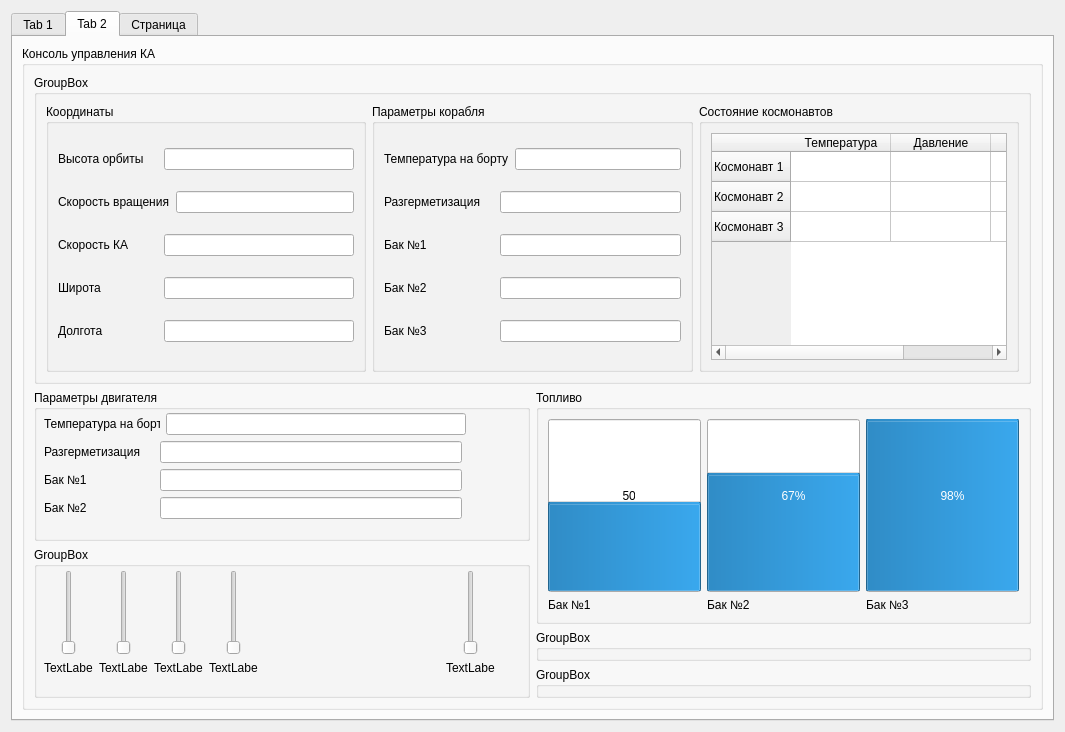
<?xml version="1.0" encoding="UTF-8"?>
<ui version="4.0">
 <class>Dialog</class>
 <widget class="QDialog" name="Dialog">
  <property name="geometry">
   <rect>
    <x>0</x>
    <y>0</y>
    <width>1065</width>
    <height>731</height>
   </rect>
  </property>
  <property name="windowTitle">
   <string>Dialog</string>
  </property>
  <layout class="QHBoxLayout" name="horizontalLayout_2">
   <item>
    <widget class="QTabWidget" name="tabWidget">
     <property name="currentIndex">
      <number>1</number>
     </property>
     <widget class="QWidget" name="tab">
      <attribute name="title">
       <string>Tab 1</string>
      </attribute>
      <layout class="QHBoxLayout" name="horizontalLayout_11">
       <item>
        <layout class="QVBoxLayout" name="verticalLayout_4">
         <item>
          <layout class="QHBoxLayout" name="horizontalLayout_3">
           <item>
            <spacer name="horizontalSpacer">
             <property name="orientation">
              <enum>Qt::Horizontal</enum>
             </property>
             <property name="sizeHint" stdset="0">
              <size>
               <width>196</width>
               <height>328</height>
              </size>
             </property>
            </spacer>
           </item>
           <item>
            <widget class="QGroupBox" name="groupBox">
             <property name="title">
              <string>GroupBox</string>
             </property>
             <layout class="QVBoxLayout" name="verticalLayout">
              <item>
               <widget class="QRadioButton" name="radioButton">
                <property name="text">
                 <string>RadioButton</string>
                </property>
               </widget>
              </item>
              <item>
               <widget class="QRadioButton" name="radioButton_3">
                <property name="text">
                 <string>RadioButton</string>
                </property>
               </widget>
              </item>
              <item>
               <widget class="QRadioButton" name="radioButton_2">
                <property name="text">
                 <string>RadioButton</string>
                </property>
               </widget>
              </item>
             </layout>
            </widget>
           </item>
          </layout>
         </item>
         <item>
          <layout class="QHBoxLayout" name="horizontalLayout_10">
           <item>
            <widget class="QGroupBox" name="groupBox_2">
             <property name="title">
              <string>GroupBox</string>
             </property>
             <layout class="QVBoxLayout" name="verticalLayout_3">
              <item>
               <widget class="QCheckBox" name="checkBox_2">
                <property name="text">
                 <string>CheckBox</string>
                </property>
               </widget>
              </item>
              <item>
               <widget class="QCheckBox" name="checkBox_3">
                <property name="text">
                 <string>CheckBox</string>
                </property>
               </widget>
              </item>
              <item>
               <widget class="QCheckBox" name="checkBox">
                <property name="text">
                 <string>CheckBox</string>
                </property>
               </widget>
              </item>
             </layout>
            </widget>
           </item>
           <item>
            <spacer name="horizontalSpacer_2">
             <property name="orientation">
              <enum>Qt::Horizontal</enum>
             </property>
             <property name="sizeHint" stdset="0">
              <size>
               <width>196</width>
               <height>328</height>
              </size>
             </property>
            </spacer>
           </item>
          </layout>
         </item>
        </layout>
       </item>
       <item>
        <widget class="QToolBox" name="toolBox">
         <property name="currentIndex">
          <number>0</number>
         </property>
         <widget class="QWidget" name="page_3">
          <property name="geometry">
           <rect>
            <x>0</x>
            <y>0</y>
            <width>683</width>
            <height>742</height>
           </rect>
          </property>
          <attribute name="label">
           <string>Авторизация</string>
          </attribute>
          <layout class="QVBoxLayout" name="verticalLayout_2">
           <item>
            <layout class="QHBoxLayout" name="horizontalLayout_6">
             <item>
              <widget class="QLabel" name="label_5">
               <property name="text">
                <string>Фамилия</string>
               </property>
              </widget>
             </item>
             <item>
              <widget class="QLineEdit" name="lineEdit_7"/>
             </item>
            </layout>
           </item>
           <item>
            <layout class="QHBoxLayout" name="horizontalLayout_7">
             <item>
              <widget class="QLabel" name="label_6">
               <property name="text">
                <string>Имя</string>
               </property>
              </widget>
             </item>
             <item>
              <widget class="QLineEdit" name="lineEdit_6"/>
             </item>
            </layout>
           </item>
           <item>
            <layout class="QHBoxLayout" name="horizontalLayout_8">
             <item>
              <widget class="QLabel" name="label_7">
               <property name="text">
                <string>Отчество</string>
               </property>
              </widget>
             </item>
             <item>
              <widget class="QLineEdit" name="lineEdit_5"/>
             </item>
            </layout>
           </item>
           <item>
            <layout class="QHBoxLayout" name="horizontalLayout_9">
             <item>
              <widget class="QLabel" name="label_8">
               <property name="text">
                <string>Телефон</string>
               </property>
              </widget>
             </item>
             <item>
              <widget class="QLineEdit" name="lineEdit_8"/>
             </item>
            </layout>
           </item>
          </layout>
         </widget>
         <widget class="QWidget" name="page_7">
          <attribute name="label">
           <string>Страница</string>
          </attribute>
          <layout class="QHBoxLayout" name="horizontalLayout_13">
           <item>
            <widget class="QPlainTextEdit" name="plainTextEdit"/>
           </item>
          </layout>
         </widget>
         <widget class="QWidget" name="page_4">
          <property name="geometry">
           <rect>
            <x>0</x>
            <y>0</y>
            <width>454</width>
            <height>561</height>
           </rect>
          </property>
          <attribute name="label">
           <string>Календарь</string>
          </attribute>
          <layout class="QVBoxLayout" name="verticalLayout_5">
           <item>
            <widget class="QCalendarWidget" name="calendarWidget"/>
           </item>
          </layout>
          <widget class="QWidget" name="">
           <property name="geometry">
            <rect>
             <x>130</x>
             <y>80</y>
             <width>185</width>
             <height>22</height>
            </rect>
           </property>
           <layout class="QHBoxLayout" name="horizontalLayout">
            <item>
             <widget class="QLabel" name="label">
              <property name="text">
               <string>Фамилия</string>
              </property>
             </widget>
            </item>
            <item>
             <widget class="QLineEdit" name="lineEdit"/>
            </item>
           </layout>
          </widget>
          <widget class="QWidget" name="">
           <property name="geometry">
            <rect>
             <x>116</x>
             <y>220</y>
             <width>190</width>
             <height>22</height>
            </rect>
           </property>
           <layout class="QHBoxLayout" name="horizontalLayout_5">
            <item>
             <widget class="QLabel" name="label_3">
              <property name="text">
               <string>Отчество</string>
              </property>
             </widget>
            </item>
            <item>
             <widget class="QLineEdit" name="lineEdit_3"/>
            </item>
           </layout>
          </widget>
          <widget class="QWidget" name="">
           <property name="geometry">
            <rect>
             <x>160</x>
             <y>150</y>
             <width>160</width>
             <height>22</height>
            </rect>
           </property>
           <layout class="QHBoxLayout" name="horizontalLayout_4">
            <item>
             <widget class="QLabel" name="label_2">
              <property name="text">
               <string>Имя</string>
              </property>
             </widget>
            </item>
            <item>
             <widget class="QLineEdit" name="lineEdit_2"/>
            </item>
           </layout>
          </widget>
          <widget class="QLineEdit" name="lineEdit_4">
           <property name="geometry">
            <rect>
             <x>270</x>
             <y>300</y>
             <width>113</width>
             <height>20</height>
            </rect>
           </property>
          </widget>
          <widget class="QLabel" name="label_4">
           <property name="geometry">
            <rect>
             <x>140</x>
             <y>340</y>
             <width>47</width>
             <height>13</height>
            </rect>
           </property>
           <property name="text">
            <string>Телефон</string>
           </property>
          </widget>
         </widget>
         <widget class="QWidget" name="page_8">
          <attribute name="label">
           <string>Редактор текста</string>
          </attribute>
          <layout class="QHBoxLayout" name="horizontalLayout_12">
           <item>
            <widget class="QTextEdit" name="textEdit">
             <property name="html">
              <string>&lt;!DOCTYPE HTML PUBLIC &quot;-//W3C//DTD HTML 4.0//EN&quot; &quot;http://www.w3.org/TR/REC-html40/strict.dtd&quot;&gt;
&lt;html&gt;&lt;head&gt;&lt;meta name=&quot;qrichtext&quot; content=&quot;1&quot; /&gt;&lt;style type=&quot;text/css&quot;&gt;
p, li { white-space: pre-wrap; }
&lt;/style&gt;&lt;/head&gt;&lt;body style=&quot; font-family:'MS Shell Dlg 2'; font-size:8.25pt; font-weight:400; font-style:normal;&quot;&gt;
&lt;p style=&quot; margin-top:0px; margin-bottom:0px; margin-left:0px; margin-right:0px; -qt-block-indent:0; text-indent:0px;&quot;&gt;Текст&lt;/p&gt;&lt;/body&gt;&lt;/html&gt;</string>
             </property>
            </widget>
           </item>
          </layout>
         </widget>
        </widget>
       </item>
      </layout>
     </widget>
     <widget class="QWidget" name="tab_2">
      <attribute name="title">
       <string>Tab 2</string>
      </attribute>
      <layout class="QVBoxLayout" name="verticalLayout_9">
       <item>
        <widget class="QGroupBox" name="groupBox_4">
         <property name="minimumSize">
          <size>
           <width>110</width>
           <height>0</height>
          </size>
         </property>
         <property name="title">
          <string>Консоль управления КА</string>
         </property>
         <layout class="QVBoxLayout" name="verticalLayout_20">
          <item>
           <layout class="QVBoxLayout" name="verticalLayout_8">
            <item>
             <widget class="QGroupBox" name="groupBox_7">
              <property name="title">
               <string>GroupBox</string>
              </property>
              <layout class="QHBoxLayout" name="horizontalLayout_26">
               <item>
                <widget class="QGroupBox" name="groupBox_3">
                 <property name="title">
                  <string>Координаты</string>
                 </property>
                 <layout class="QVBoxLayout" name="verticalLayout_6">
                  <item>
                   <layout class="QHBoxLayout" name="horizontalLayout_14">
                    <item>
                     <widget class="QLabel" name="label_13">
                      <property name="minimumSize">
                       <size>
                        <width>100</width>
                        <height>0</height>
                       </size>
                      </property>
                      <property name="text">
                       <string>Высота орбиты</string>
                      </property>
                     </widget>
                    </item>
                    <item>
                     <widget class="QLineEdit" name="lineEdit_9"/>
                    </item>
                   </layout>
                  </item>
                  <item>
                   <layout class="QHBoxLayout" name="horizontalLayout_15">
                    <item>
                     <widget class="QLabel" name="label_10">
                      <property name="minimumSize">
                       <size>
                        <width>100</width>
                        <height>0</height>
                       </size>
                      </property>
                      <property name="text">
                       <string>Скорость вращения</string>
                      </property>
                     </widget>
                    </item>
                    <item>
                     <widget class="QLineEdit" name="lineEdit_10"/>
                    </item>
                   </layout>
                  </item>
                  <item>
                   <layout class="QHBoxLayout" name="horizontalLayout_16">
                    <item>
                     <widget class="QLabel" name="label_9">
                      <property name="minimumSize">
                       <size>
                        <width>100</width>
                        <height>0</height>
                       </size>
                      </property>
                      <property name="text">
                       <string>Скорость КА</string>
                      </property>
                     </widget>
                    </item>
                    <item>
                     <widget class="QLineEdit" name="lineEdit_11"/>
                    </item>
                   </layout>
                  </item>
                  <item>
                   <layout class="QHBoxLayout" name="horizontalLayout_17">
                    <item>
                     <widget class="QLabel" name="label_11">
                      <property name="minimumSize">
                       <size>
                        <width>100</width>
                        <height>0</height>
                       </size>
                      </property>
                      <property name="text">
                       <string>Широта</string>
                      </property>
                     </widget>
                    </item>
                    <item>
                     <widget class="QLineEdit" name="lineEdit_12"/>
                    </item>
                   </layout>
                  </item>
                  <item>
                   <layout class="QHBoxLayout" name="horizontalLayout_18">
                    <item>
                     <widget class="QLabel" name="label_12">
                      <property name="minimumSize">
                       <size>
                        <width>100</width>
                        <height>0</height>
                       </size>
                      </property>
                      <property name="text">
                       <string>Долгота</string>
                      </property>
                     </widget>
                    </item>
                    <item>
                     <widget class="QLineEdit" name="lineEdit_13"/>
                    </item>
                   </layout>
                  </item>
                 </layout>
                </widget>
               </item>
               <item>
                <widget class="QGroupBox" name="groupBox_5">
                 <property name="title">
                  <string>Параметры корабля</string>
                 </property>
                 <layout class="QVBoxLayout" name="verticalLayout_7">
                  <item>
                   <layout class="QHBoxLayout" name="horizontalLayout_20">
                    <item>
                     <widget class="QLabel" name="label_14">
                      <property name="minimumSize">
                       <size>
                        <width>110</width>
                        <height>0</height>
                       </size>
                      </property>
                      <property name="text">
                       <string>Температура на борту</string>
                      </property>
                     </widget>
                    </item>
                    <item>
                     <widget class="QLineEdit" name="lineEdit_14"/>
                    </item>
                   </layout>
                  </item>
                  <item>
                   <layout class="QHBoxLayout" name="horizontalLayout_21">
                    <item>
                     <widget class="QLabel" name="label_15">
                      <property name="minimumSize">
                       <size>
                        <width>110</width>
                        <height>0</height>
                       </size>
                      </property>
                      <property name="text">
                       <string>Разгерметизация</string>
                      </property>
                     </widget>
                    </item>
                    <item>
                     <widget class="QLineEdit" name="lineEdit_15"/>
                    </item>
                   </layout>
                  </item>
                  <item>
                   <layout class="QHBoxLayout" name="horizontalLayout_22">
                    <item>
                     <widget class="QLabel" name="label_16">
                      <property name="minimumSize">
                       <size>
                        <width>110</width>
                        <height>0</height>
                       </size>
                      </property>
                      <property name="text">
                       <string>Бак №1</string>
                      </property>
                     </widget>
                    </item>
                    <item>
                     <widget class="QLineEdit" name="lineEdit_16"/>
                    </item>
                   </layout>
                  </item>
                  <item>
                   <layout class="QHBoxLayout" name="horizontalLayout_23">
                    <item>
                     <widget class="QLabel" name="label_17">
                      <property name="minimumSize">
                       <size>
                        <width>110</width>
                        <height>0</height>
                       </size>
                      </property>
                      <property name="text">
                       <string>Бак №2</string>
                      </property>
                     </widget>
                    </item>
                    <item>
                     <widget class="QLineEdit" name="lineEdit_17"/>
                    </item>
                   </layout>
                  </item>
                  <item>
                   <layout class="QHBoxLayout" name="horizontalLayout_24">
                    <item>
                     <widget class="QLabel" name="label_18">
                      <property name="minimumSize">
                       <size>
                        <width>110</width>
                        <height>0</height>
                       </size>
                      </property>
                      <property name="text">
                       <string>Бак №3</string>
                      </property>
                     </widget>
                    </item>
                    <item>
                     <widget class="QLineEdit" name="lineEdit_18"/>
                    </item>
                   </layout>
                  </item>
                 </layout>
                </widget>
               </item>
               <item>
                <widget class="QGroupBox" name="groupBox_6">
                 <property name="title">
                  <string>Состояние космонавтов</string>
                 </property>
                 <layout class="QHBoxLayout" name="horizontalLayout_25">
                  <item>
                   <widget class="QTableWidget" name="tableWidget">
                    <row>
                     <property name="text">
                      <string>Космонавт 1</string>
                     </property>
                    </row>
                    <row>
                     <property name="text">
                      <string>Космонавт 2</string>
                     </property>
                    </row>
                    <row>
                     <property name="text">
                      <string>Космонавт 3</string>
                     </property>
                    </row>
                    <column>
                     <property name="text">
                      <string>Температура</string>
                     </property>
                    </column>
                    <column>
                     <property name="text">
                      <string>Давление</string>
                     </property>
                    </column>
                    <column>
                     <property name="text">
                      <string>Стресс</string>
                     </property>
                    </column>
                   </widget>
                  </item>
                 </layout>
                </widget>
               </item>
              </layout>
             </widget>
            </item>
           </layout>
          </item>
          <item>
           <layout class="QHBoxLayout" name="horizontalLayout_19">
            <item>
             <layout class="QVBoxLayout" name="verticalLayout_10">
              <item>
               <widget class="QGroupBox" name="groupBox_9">
                <property name="title">
                 <string>Параметры двигателя</string>
                </property>
                <widget class="QWidget" name="">
                 <property name="geometry">
                  <rect>
                   <x>10</x>
                   <y>23</y>
                   <width>422</width>
                   <height>22</height>
                  </rect>
                 </property>
                 <layout class="QHBoxLayout" name="horizontalLayout_28">
                  <item>
                   <widget class="QLabel" name="label_19">
                    <property name="minimumSize">
                     <size>
                      <width>110</width>
                      <height>0</height>
                     </size>
                    </property>
                    <property name="text">
                     <string>Температура на борту</string>
                    </property>
                   </widget>
                  </item>
                  <item>
                   <widget class="QLineEdit" name="lineEdit_19">
                    <property name="minimumSize">
                     <size>
                      <width>300</width>
                      <height>0</height>
                     </size>
                    </property>
                   </widget>
                  </item>
                 </layout>
                </widget>
                <widget class="QWidget" name="">
                 <property name="geometry">
                  <rect>
                   <x>10</x>
                   <y>51</y>
                   <width>418</width>
                   <height>22</height>
                  </rect>
                 </property>
                 <layout class="QHBoxLayout" name="horizontalLayout_29">
                  <item>
                   <widget class="QLabel" name="label_20">
                    <property name="minimumSize">
                     <size>
                      <width>110</width>
                      <height>0</height>
                     </size>
                    </property>
                    <property name="text">
                     <string>Разгерметизация</string>
                    </property>
                   </widget>
                  </item>
                  <item>
                   <widget class="QLineEdit" name="lineEdit_20">
                    <property name="minimumSize">
                     <size>
                      <width>300</width>
                      <height>0</height>
                     </size>
                    </property>
                   </widget>
                  </item>
                 </layout>
                </widget>
                <widget class="QWidget" name="">
                 <property name="geometry">
                  <rect>
                   <x>10</x>
                   <y>79</y>
                   <width>418</width>
                   <height>22</height>
                  </rect>
                 </property>
                 <layout class="QHBoxLayout" name="horizontalLayout_30">
                  <item>
                   <widget class="QLabel" name="label_21">
                    <property name="minimumSize">
                     <size>
                      <width>110</width>
                      <height>0</height>
                     </size>
                    </property>
                    <property name="text">
                     <string>Бак №1</string>
                    </property>
                   </widget>
                  </item>
                  <item>
                   <widget class="QLineEdit" name="lineEdit_21">
                    <property name="minimumSize">
                     <size>
                      <width>300</width>
                      <height>0</height>
                     </size>
                    </property>
                   </widget>
                  </item>
                 </layout>
                </widget>
                <widget class="QWidget" name="">
                 <property name="geometry">
                  <rect>
                   <x>10</x>
                   <y>107</y>
                   <width>418</width>
                   <height>22</height>
                  </rect>
                 </property>
                 <layout class="QHBoxLayout" name="horizontalLayout_31">
                  <item>
                   <widget class="QLabel" name="label_22">
                    <property name="minimumSize">
                     <size>
                      <width>110</width>
                      <height>0</height>
                     </size>
                    </property>
                    <property name="text">
                     <string>Бак №2</string>
                    </property>
                   </widget>
                  </item>
                  <item>
                   <widget class="QLineEdit" name="lineEdit_22">
                    <property name="minimumSize">
                     <size>
                      <width>300</width>
                      <height>0</height>
                     </size>
                    </property>
                   </widget>
                  </item>
                 </layout>
                </widget>
               </widget>
              </item>
              <item>
               <widget class="QGroupBox" name="groupBox_8">
                <property name="title">
                 <string>GroupBox</string>
                </property>
                <widget class="QWidget" name="layoutWidget_2">
                 <property name="geometry">
                  <rect>
                   <x>175</x>
                   <y>23</y>
                   <width>49</width>
                   <height>105</height>
                  </rect>
                 </property>
                 <layout class="QVBoxLayout" name="verticalLayout_12">
                  <item>
                   <widget class="QSlider" name="verticalSlider_2">
                    <property name="sizePolicy">
                     <sizepolicy hsizetype="Preferred" vsizetype="Expanding">
                      <horstretch>0</horstretch>
                      <verstretch>0</verstretch>
                     </sizepolicy>
                    </property>
                    <property name="orientation">
                     <enum>Qt::Vertical</enum>
                    </property>
                   </widget>
                  </item>
                  <item>
                   <widget class="QLabel" name="label_24">
                    <property name="text">
                     <string>TextLabel</string>
                    </property>
                   </widget>
                  </item>
                 </layout>
                </widget>
                <widget class="QWidget" name="layoutWidget_3">
                 <property name="geometry">
                  <rect>
                   <x>120</x>
                   <y>23</y>
                   <width>49</width>
                   <height>105</height>
                  </rect>
                 </property>
                 <layout class="QVBoxLayout" name="verticalLayout_13">
                  <item>
                   <widget class="QSlider" name="verticalSlider_3">
                    <property name="sizePolicy">
                     <sizepolicy hsizetype="Preferred" vsizetype="Expanding">
                      <horstretch>0</horstretch>
                      <verstretch>0</verstretch>
                     </sizepolicy>
                    </property>
                    <property name="orientation">
                     <enum>Qt::Vertical</enum>
                    </property>
                   </widget>
                  </item>
                  <item>
                   <widget class="QLabel" name="label_25">
                    <property name="text">
                     <string>TextLabel</string>
                    </property>
                   </widget>
                  </item>
                 </layout>
                </widget>
                <widget class="QWidget" name="layoutWidget_5">
                 <property name="geometry">
                  <rect>
                   <x>412</x>
                   <y>23</y>
                   <width>49</width>
                   <height>105</height>
                  </rect>
                 </property>
                 <layout class="QVBoxLayout" name="verticalLayout_15">
                  <item>
                   <widget class="QSlider" name="verticalSlider_4">
                    <property name="sizePolicy">
                     <sizepolicy hsizetype="Preferred" vsizetype="Expanding">
                      <horstretch>0</horstretch>
                      <verstretch>0</verstretch>
                     </sizepolicy>
                    </property>
                    <property name="orientation">
                     <enum>Qt::Vertical</enum>
                    </property>
                   </widget>
                  </item>
                  <item>
                   <widget class="QLabel" name="label_26">
                    <property name="text">
                     <string>TextLabel</string>
                    </property>
                   </widget>
                  </item>
                 </layout>
                </widget>
                <widget class="QWidget" name="layoutWidget_4">
                 <property name="geometry">
                  <rect>
                   <x>65</x>
                   <y>23</y>
                   <width>49</width>
                   <height>105</height>
                  </rect>
                 </property>
                 <layout class="QVBoxLayout" name="verticalLayout_14">
                  <item>
                   <widget class="QSlider" name="verticalSlider_5">
                    <property name="sizePolicy">
                     <sizepolicy hsizetype="Preferred" vsizetype="Expanding">
                      <horstretch>0</horstretch>
                      <verstretch>0</verstretch>
                     </sizepolicy>
                    </property>
                    <property name="orientation">
                     <enum>Qt::Vertical</enum>
                    </property>
                   </widget>
                  </item>
                  <item>
                   <widget class="QLabel" name="label_27">
                    <property name="text">
                     <string>TextLabel</string>
                    </property>
                   </widget>
                  </item>
                 </layout>
                </widget>
                <widget class="QWidget" name="">
                 <property name="geometry">
                  <rect>
                   <x>10</x>
                   <y>23</y>
                   <width>49</width>
                   <height>105</height>
                  </rect>
                 </property>
                 <layout class="QVBoxLayout" name="verticalLayout_11">
                  <item>
                   <widget class="QSlider" name="verticalSlider">
                    <property name="sizePolicy">
                     <sizepolicy hsizetype="Preferred" vsizetype="Expanding">
                      <horstretch>0</horstretch>
                      <verstretch>0</verstretch>
                     </sizepolicy>
                    </property>
                    <property name="orientation">
                     <enum>Qt::Vertical</enum>
                    </property>
                   </widget>
                  </item>
                  <item>
                   <widget class="QLabel" name="label_23">
                    <property name="text">
                     <string>TextLabel</string>
                    </property>
                   </widget>
                  </item>
                 </layout>
                </widget>
               </widget>
              </item>
             </layout>
            </item>
            <item>
             <layout class="QVBoxLayout" name="verticalLayout_19">
              <item>
               <widget class="QGroupBox" name="groupBox_10">
                <property name="title">
                 <string>Топливо</string>
                </property>
                <layout class="QHBoxLayout" name="horizontalLayout_27">
                 <item>
                  <layout class="QVBoxLayout" name="verticalLayout_16">
                   <item>
                    <widget class="QProgressBar" name="progressBar">
                     <property name="sizePolicy">
                      <sizepolicy hsizetype="Preferred" vsizetype="Expanding">
                       <horstretch>0</horstretch>
                       <verstretch>0</verstretch>
                      </sizepolicy>
                     </property>
                     <property name="minimumSize">
                      <size>
                       <width>40</width>
                       <height>0</height>
                      </size>
                     </property>
                     <property name="value">
                      <number>50</number>
                     </property>
                     <property name="orientation">
                      <enum>Qt::Vertical</enum>
                     </property>
                    </widget>
                   </item>
                   <item>
                    <widget class="QLabel" name="label_28">
                     <property name="text">
                      <string>Бак №1</string>
                     </property>
                    </widget>
                   </item>
                  </layout>
                 </item>
                 <item>
                  <layout class="QVBoxLayout" name="verticalLayout_17">
                   <item>
                    <widget class="QProgressBar" name="progressBar_2">
                     <property name="sizePolicy">
                      <sizepolicy hsizetype="Preferred" vsizetype="Expanding">
                       <horstretch>0</horstretch>
                       <verstretch>0</verstretch>
                      </sizepolicy>
                     </property>
                     <property name="minimumSize">
                      <size>
                       <width>40</width>
                       <height>0</height>
                      </size>
                     </property>
                     <property name="value">
                      <number>67</number>
                     </property>
                     <property name="orientation">
                      <enum>Qt::Vertical</enum>
                     </property>
                    </widget>
                   </item>
                   <item>
                    <widget class="QLabel" name="label_29">
                     <property name="text">
                      <string>Бак №2</string>
                     </property>
                    </widget>
                   </item>
                  </layout>
                 </item>
                 <item>
                  <layout class="QVBoxLayout" name="verticalLayout_18">
                   <item>
                    <widget class="QProgressBar" name="progressBar_3">
                     <property name="sizePolicy">
                      <sizepolicy hsizetype="Preferred" vsizetype="Expanding">
                       <horstretch>0</horstretch>
                       <verstretch>0</verstretch>
                      </sizepolicy>
                     </property>
                     <property name="minimumSize">
                      <size>
                       <width>40</width>
                       <height>0</height>
                      </size>
                     </property>
                     <property name="value">
                      <number>98</number>
                     </property>
                     <property name="orientation">
                      <enum>Qt::Vertical</enum>
                     </property>
                    </widget>
                   </item>
                   <item>
                    <widget class="QLabel" name="label_30">
                     <property name="text">
                      <string>Бак №3</string>
                     </property>
                    </widget>
                   </item>
                  </layout>
                 </item>
                </layout>
               </widget>
              </item>
              <item>
               <widget class="QGroupBox" name="groupBox_11">
                <property name="title">
                 <string>GroupBox</string>
                </property>
               </widget>
              </item>
              <item>
               <widget class="QGroupBox" name="groupBox_12">
                <property name="title">
                 <string>GroupBox</string>
                </property>
               </widget>
              </item>
             </layout>
            </item>
           </layout>
          </item>
         </layout>
        </widget>
       </item>
      </layout>
     </widget>
     <widget class="QWidget" name="tab_5">
      <attribute name="title">
       <string>Страница</string>
      </attribute>
     </widget>
    </widget>
   </item>
  </layout>
 </widget>
 <resources/>
 <connections/>
</ui>
